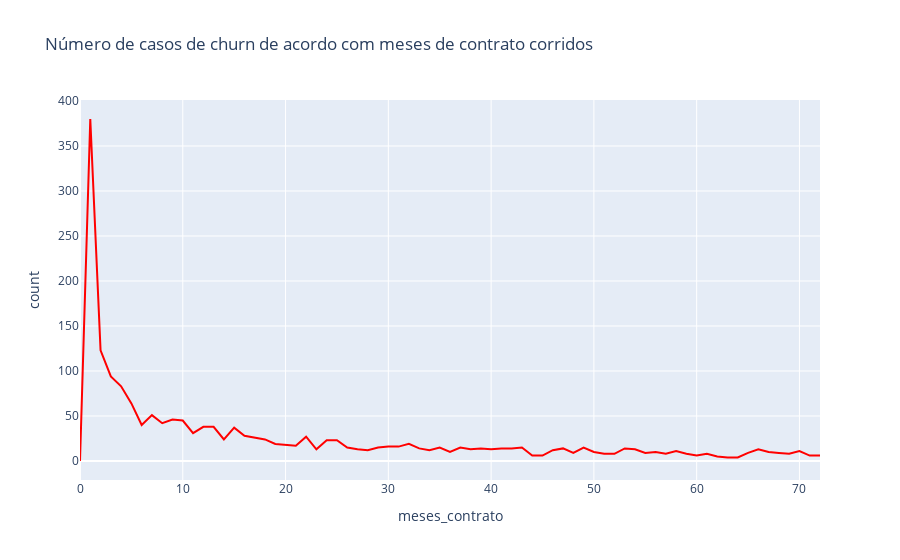

Notebook cell for this chart:
### Code cell
# Analisando com maior detalhe os casos de churn e a relação com os meses de contrato
cross_churn_meses = pd.crosstab(dados.churn,dados.meses_contrato).unstack().reset_index().rename(columns={0:'count'})

fig = px.line(cross_churn_meses.query('churn=="Sim"'), x='meses_contrato', y='count', color_discrete_sequence=['red'], title='Número de casos de churn de acordo com meses de contrato corridos')
fig.update_layout({'width': 900})
fig.show()

### Figure 1 — Plotly figure (JSON) as saved in the notebook; plotly's stock layout.template omitted (floating-point values rounded to 4 significant figures)
{"data": [{"hovertemplate": "meses_contrato=%{x}<br>count=%{y}<extra></extra>", "legendgroup": "", "line": {"color": "red", "dash": "solid"}, "marker": {"symbol": "circle"}, "mode": "lines", "name": "", "orientation": "v", "showlegend": false, "x": [0, 1, 2, 3, 4, 5, 6, 7, 8, 9, 10, 11, 12, 13, 14, 15, 16, 17, 18, 19, 20, 21, 22, 23, 24, 25, 26, 27, 28, 29, 30, 31, 32, 33, 34, 35, 36, 37, 38, 39, 40, 41, 42, 43, 44, 45, 46, 47, 48, 49, 50, 51, 52, 53, 54, 55, 56, 57, 58, 59, 60, 61, 62, 63, 64, 65, 66, 67, 68, 69, 70, 71, 72], "xaxis": "x", "y": [0, 380, 123, 94, 83, 64, 40, 51, 42, 46, 45, 31, 38, 38, 24, 37, 28, 26, 24, 19, 18, 17, 27, 13, 23, 23, 15, 13, 12, 15, 16, 16, 19, 14, 12, 15, 10, 15, 13, 14, 13, 14, 14, 15, 6, 6, 12, 14, 9, 15, 10, 8, 8, 14, 13, 9, 10, 8, 11, 8, 6, 8, 5, 4, 4, 9, 13, 10, 9, 8, 11, 6, 6], "yaxis": "y", "type": "scatter"}], "layout": {"xaxis": {"anchor": "y", "domain": [0, 1], "title": {"text": "meses_contrato"}}, "yaxis": {"anchor": "x", "domain": [0, 1], "title": {"text": "count"}}, "legend": {"tracegroupgap": 0}, "title": {"text": "Número de casos de churn de acordo com meses de contrato corridos"}, "width": 900}}
